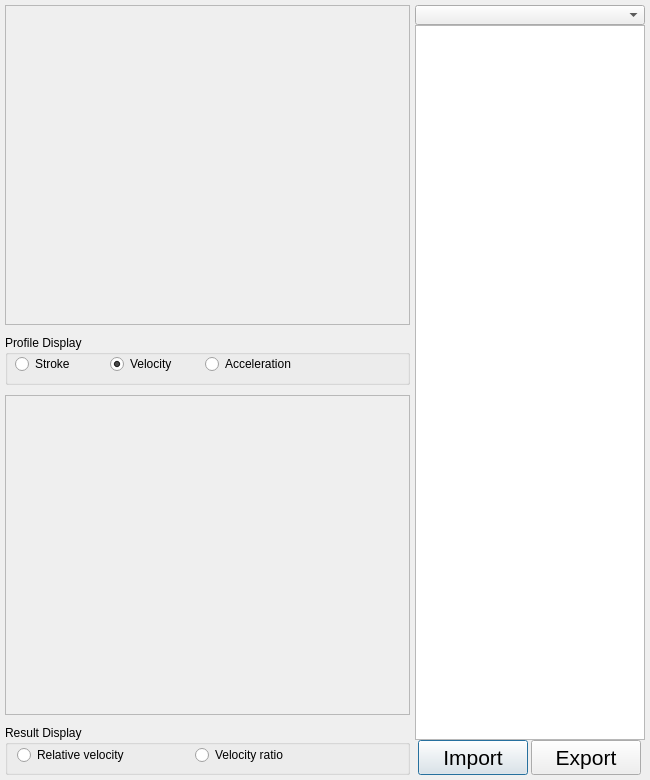
<?xml version="1.0" encoding="UTF-8"?>
<ui version="4.0">
 <class>VP_Dialog</class>
 <widget class="QDialog" name="VP_Dialog">
  <property name="geometry">
   <rect>
    <x>0</x>
    <y>0</y>
    <width>650</width>
    <height>780</height>
   </rect>
  </property>
  <property name="sizePolicy">
   <sizepolicy hsizetype="Preferred" vsizetype="Preferred">
    <horstretch>0</horstretch>
    <verstretch>0</verstretch>
   </sizepolicy>
  </property>
  <property name="minimumSize">
   <size>
    <width>650</width>
    <height>780</height>
   </size>
  </property>
  <property name="windowTitle">
   <string>Velocity profile</string>
  </property>
  <property name="modal">
   <bool>false</bool>
  </property>
  <layout class="QGridLayout" name="gridLayout_3">
   <property name="leftMargin">
    <number>5</number>
   </property>
   <property name="topMargin">
    <number>5</number>
   </property>
   <property name="rightMargin">
    <number>5</number>
   </property>
   <property name="bottomMargin">
    <number>5</number>
   </property>
   <property name="horizontalSpacing">
    <number>5</number>
   </property>
   <property name="verticalSpacing">
    <number>0</number>
   </property>
   <item row="0" column="0" rowspan="3">
    <layout class="QVBoxLayout" name="verticalLayout">
     <property name="spacing">
      <number>10</number>
     </property>
     <item>
      <widget class="QWidget" name="profileWidget" native="true">
       <property name="sizePolicy">
        <sizepolicy hsizetype="Expanding" vsizetype="Expanding">
         <horstretch>0</horstretch>
         <verstretch>0</verstretch>
        </sizepolicy>
       </property>
       <property name="minimumSize">
        <size>
         <width>400</width>
         <height>300</height>
        </size>
       </property>
       <layout class="QGridLayout" name="gridLayout">
        <property name="leftMargin">
         <number>0</number>
        </property>
        <property name="topMargin">
         <number>0</number>
        </property>
        <property name="rightMargin">
         <number>0</number>
        </property>
        <property name="bottomMargin">
         <number>0</number>
        </property>
        <property name="spacing">
         <number>0</number>
        </property>
        <item row="0" column="0">
         <widget class="QScrollArea" name="SA_Profile">
          <property name="minimumSize">
           <size>
            <width>400</width>
            <height>300</height>
           </size>
          </property>
          <property name="widgetResizable">
           <bool>true</bool>
          </property>
          <widget class="QWidget" name="scrollAreaWidgetContents">
           <property name="geometry">
            <rect>
             <x>0</x>
             <y>0</y>
             <width>401</width>
             <height>317</height>
            </rect>
           </property>
          </widget>
         </widget>
        </item>
       </layout>
      </widget>
     </item>
     <item>
      <widget class="QGroupBox" name="GB_ProfileDisplay">
       <property name="minimumSize">
        <size>
         <width>300</width>
         <height>50</height>
        </size>
       </property>
       <property name="maximumSize">
        <size>
         <width>16777215</width>
         <height>50</height>
        </size>
       </property>
       <property name="title">
        <string>Profile Display</string>
       </property>
       <widget class="QWidget" name="layoutWidget">
        <property name="geometry">
         <rect>
          <x>10</x>
          <y>20</y>
          <width>281</width>
          <height>18</height>
         </rect>
        </property>
        <layout class="QHBoxLayout" name="horizontalLayout">
         <item>
          <widget class="QRadioButton" name="RB_Stroke">
           <property name="text">
            <string>Stroke</string>
           </property>
           <property name="checked">
            <bool>false</bool>
           </property>
          </widget>
         </item>
         <item>
          <widget class="QRadioButton" name="RB_Velocity">
           <property name="text">
            <string>Velocity</string>
           </property>
           <property name="checked">
            <bool>true</bool>
           </property>
          </widget>
         </item>
         <item>
          <widget class="QRadioButton" name="RB_Acceleration">
           <property name="text">
            <string>Acceleration</string>
           </property>
          </widget>
         </item>
        </layout>
       </widget>
      </widget>
     </item>
     <item>
      <widget class="QWidget" name="resultWidget" native="true">
       <property name="sizePolicy">
        <sizepolicy hsizetype="Expanding" vsizetype="Expanding">
         <horstretch>0</horstretch>
         <verstretch>0</verstretch>
        </sizepolicy>
       </property>
       <property name="minimumSize">
        <size>
         <width>300</width>
         <height>300</height>
        </size>
       </property>
       <layout class="QGridLayout" name="gridLayout_2">
        <property name="leftMargin">
         <number>0</number>
        </property>
        <property name="topMargin">
         <number>0</number>
        </property>
        <property name="rightMargin">
         <number>0</number>
        </property>
        <property name="bottomMargin">
         <number>0</number>
        </property>
        <property name="spacing">
         <number>0</number>
        </property>
        <item row="0" column="0">
         <widget class="QScrollArea" name="SA_Result">
          <property name="minimumSize">
           <size>
            <width>400</width>
            <height>300</height>
           </size>
          </property>
          <property name="widgetResizable">
           <bool>true</bool>
          </property>
          <widget class="QWidget" name="scrollAreaWidgetContents_2">
           <property name="geometry">
            <rect>
             <x>0</x>
             <y>0</y>
             <width>401</width>
             <height>317</height>
            </rect>
           </property>
          </widget>
         </widget>
        </item>
       </layout>
      </widget>
     </item>
     <item>
      <widget class="QGroupBox" name="GB_ResultDisplay">
       <property name="minimumSize">
        <size>
         <width>300</width>
         <height>50</height>
        </size>
       </property>
       <property name="maximumSize">
        <size>
         <width>16777215</width>
         <height>50</height>
        </size>
       </property>
       <property name="title">
        <string>Result Display</string>
       </property>
       <widget class="QRadioButton" name="RB_RelativeVelocity">
        <property name="geometry">
         <rect>
          <x>12</x>
          <y>22</y>
          <width>114</width>
          <height>16</height>
         </rect>
        </property>
        <property name="text">
         <string>Relative velocity</string>
        </property>
       </widget>
       <widget class="QRadioButton" name="RB_VelocityRatio">
        <property name="geometry">
         <rect>
          <x>190</x>
          <y>22</y>
          <width>121</width>
          <height>16</height>
         </rect>
        </property>
        <property name="text">
         <string>Velocity ratio</string>
        </property>
       </widget>
      </widget>
     </item>
    </layout>
   </item>
   <item row="0" column="1">
    <widget class="QComboBox" name="CB_SeriesList">
     <property name="minimumSize">
      <size>
       <width>230</width>
       <height>20</height>
      </size>
     </property>
     <property name="maximumSize">
      <size>
       <width>230</width>
       <height>20</height>
      </size>
     </property>
    </widget>
   </item>
   <item row="1" column="1">
    <widget class="QTableWidget" name="TB_Table">
     <property name="sizePolicy">
      <sizepolicy hsizetype="Expanding" vsizetype="Expanding">
       <horstretch>0</horstretch>
       <verstretch>0</verstretch>
      </sizepolicy>
     </property>
     <property name="minimumSize">
      <size>
       <width>230</width>
       <height>660</height>
      </size>
     </property>
     <property name="maximumSize">
      <size>
       <width>230</width>
       <height>16777215</height>
      </size>
     </property>
     <property name="sizeIncrement">
      <size>
       <width>210</width>
       <height>0</height>
      </size>
     </property>
     <property name="selectionMode">
      <enum>QAbstractItemView::SingleSelection</enum>
     </property>
    </widget>
   </item>
   <item row="2" column="1">
    <layout class="QHBoxLayout" name="horizontalLayout_2">
     <item>
      <widget class="QPushButton" name="PB_Import">
       <property name="sizePolicy">
        <sizepolicy hsizetype="Minimum" vsizetype="Fixed">
         <horstretch>0</horstretch>
         <verstretch>0</verstretch>
        </sizepolicy>
       </property>
       <property name="minimumSize">
        <size>
         <width>110</width>
         <height>35</height>
        </size>
       </property>
       <property name="maximumSize">
        <size>
         <width>110</width>
         <height>35</height>
        </size>
       </property>
       <property name="font">
        <font>
         <family>Arial</family>
         <pointsize>16</pointsize>
        </font>
       </property>
       <property name="text">
        <string>Import</string>
       </property>
      </widget>
     </item>
     <item>
      <widget class="QPushButton" name="PB_Export">
       <property name="sizePolicy">
        <sizepolicy hsizetype="Minimum" vsizetype="Fixed">
         <horstretch>0</horstretch>
         <verstretch>0</verstretch>
        </sizepolicy>
       </property>
       <property name="minimumSize">
        <size>
         <width>110</width>
         <height>35</height>
        </size>
       </property>
       <property name="maximumSize">
        <size>
         <width>110</width>
         <height>35</height>
        </size>
       </property>
       <property name="font">
        <font>
         <family>Arial</family>
         <pointsize>16</pointsize>
        </font>
       </property>
       <property name="text">
        <string>Export</string>
       </property>
      </widget>
     </item>
    </layout>
   </item>
  </layout>
 </widget>
 <resources/>
 <connections/>
</ui>
